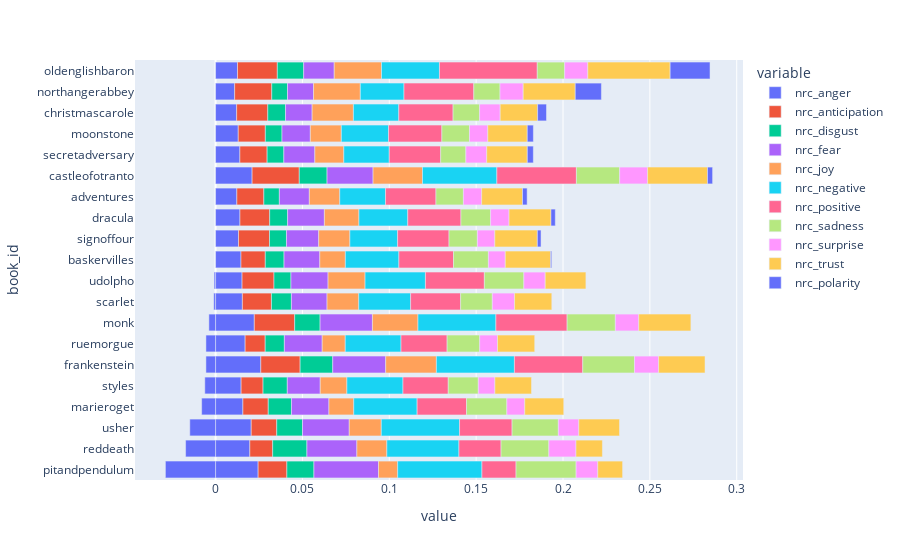

Here is the notebook cell this chart was saved with:
### Code cell
px.bar(book_sent.DOC.sents[nrc_cols].reset_index().sort_values('nrc_polarity'), nrc_cols, 'book_id', orientation='h', height=1000)

### Figure 1 — Plotly figure (JSON) as saved in the notebook; plotly's stock layout.template omitted (floating-point values rounded to 4 significant figures)
{"data": [{"alignmentgroup": "True", "hovertemplate": "variable=nrc_anger<br>value=%{x}<br>book_id=%{y}<extra></extra>", "legendgroup": "nrc_anger", "marker": {"color": "#636efa", "pattern": {"shape": ""}}, "name": "nrc_anger", "offsetgroup": "nrc_anger", "orientation": "h", "showlegend": true, "textposition": "auto", "type": "bar", "x": [0.0245, 0.01972, 0.02052, 0.01573, 0.01471, 0.02605, 0.01702, 0.0223, 0.01543, 0.01525, 0.01463, 0.0132, 0.01404, 0.01226, 0.02103, 0.014, 0.01306, 0.01214, 0.01098, 0.01263], "xaxis": "x", "y": ["pitandpendulum", "reddeath", "usher", "marieroget", "styles", "frankenstein", "ruemorgue", "monk", "scarlet", "udolpho", "baskervilles", "signoffour", "dracula", "adventures", "castleofotranto", "secretadversary", "moonstone", "christmascarole", "northangerabbey", "oldenglishbaron"], "yaxis": "y"}, {"alignmentgroup": "True", "hovertemplate": "variable=nrc_anticipation<br>value=%{x}<br>book_id=%{y}<extra></extra>", "legendgroup": "nrc_anticipation", "marker": {"color": "#EF553B", "pattern": {"shape": ""}}, "name": "nrc_anticipation", "offsetgroup": "nrc_anticipation", "orientation": "h", "showlegend": true, "textposition": "auto", "type": "bar", "x": [0.01655, 0.01315, 0.0147, 0.0146, 0.01262, 0.02263, 0.01154, 0.02323, 0.01673, 0.01838, 0.01399, 0.01786, 0.01711, 0.01554, 0.02715, 0.01568, 0.01558, 0.01792, 0.02137, 0.02292], "xaxis": "x", "y": ["pitandpendulum", "reddeath", "usher", "marieroget", "styles", "frankenstein", "ruemorgue", "monk", "scarlet", "udolpho", "baskervilles", "signoffour", "dracula", "adventures", "castleofotranto", "secretadversary", "moonstone", "christmascarole", "northangerabbey", "oldenglishbaron"], "yaxis": "y"}, {"alignmentgroup": "True", "hovertemplate": "variable=nrc_disgust<br>value=%{x}<br>book_id=%{y}<extra></extra>", "legendgroup": "nrc_disgust", "marker": {"color": "#00cc96", "pattern": {"shape": ""}}, "name": "nrc_disgust", "offsetgroup": "nrc_disgust", "orientation": "h", "showlegend": true, "textposition": "auto", "type": "bar", "x": [0.01558, 0.01972, 0.01484, 0.01336, 0.01396, 0.01877, 0.01104, 0.01464, 0.0115, 0.009774, 0.0108, 0.009748, 0.01033, 0.008916, 0.016, 0.009633, 0.009588, 0.01023, 0.009049, 0.01517], "xaxis": "x", "y": ["pitandpendulum", "reddeath", "usher", "marieroget", "styles", "frankenstein", "ruemorgue", "monk", "scarlet", "udolpho", "baskervilles", "signoffour", "dracula", "adventures", "castleofotranto", "secretadversary", "moonstone", "christmascarole", "northangerabbey", "oldenglishbaron"], "yaxis": "y"}, {"alignmentgroup": "True", "hovertemplate": "variable=nrc_fear<br>value=%{x}<br>book_id=%{y}<extra></extra>", "legendgroup": "nrc_fear", "marker": {"color": "#ab63fa", "pattern": {"shape": ""}}, "name": "nrc_fear", "offsetgroup": "nrc_fear", "orientation": "h", "showlegend": true, "textposition": "auto", "type": "bar", "x": [0.03716, 0.02876, 0.0269, 0.02157, 0.01896, 0.0305, 0.02178, 0.03014, 0.02051, 0.02135, 0.02058, 0.01855, 0.02115, 0.01725, 0.02649, 0.01783, 0.01631, 0.01531, 0.01499, 0.01758], "xaxis": "x", "y": ["pitandpendulum", "reddeath", "usher", "marieroget", "styles", "frankenstein", "ruemorgue", "monk", "scarlet", "udolpho", "baskervilles", "signoffour", "dracula", "adventures", "castleofotranto", "secretadversary", "moonstone", "christmascarole", "northangerabbey", "oldenglishbaron"], "yaxis": "y"}, {"alignmentgroup": "True", "hovertemplate": "variable=nrc_joy<br>value=%{x}<br>book_id=%{y}<extra></extra>", "legendgroup": "nrc_joy", "marker": {"color": "#FFA15A", "pattern": {"shape": ""}}, "name": "nrc_joy", "offsetgroup": "nrc_joy", "orientation": "h", "showlegend": true, "textposition": "auto", "type": "bar", "x": [0.01103, 0.01726, 0.01844, 0.0143, 0.01536, 0.02918, 0.01327, 0.0262, 0.01826, 0.0213, 0.01471, 0.01796, 0.0199, 0.01753, 0.02845, 0.01668, 0.01785, 0.02376, 0.02694, 0.02722], "xaxis": "x", "y": ["pitandpendulum", "reddeath", "usher", "marieroget", "styles", "frankenstein", "ruemorgue", "monk", "scarlet", "udolpho", "baskervilles", "signoffour", "dracula", "adventures", "castleofotranto", "secretadversary", "moonstone", "christmascarole", "northangerabbey", "oldenglishbaron"], "yaxis": "y"}, {"alignmentgroup": "True", "hovertemplate": "variable=nrc_negative<br>value=%{x}<br>book_id=%{y}<extra></extra>", "legendgroup": "nrc_negative", "marker": {"color": "#19d3f3", "pattern": {"shape": ""}}, "name": "nrc_negative", "offsetgroup": "nrc_negative", "orientation": "h", "showlegend": true, "textposition": "auto", "type": "bar", "x": [0.04852, 0.0415, 0.04506, 0.03647, 0.03227, 0.04491, 0.0321, 0.04486, 0.02984, 0.03476, 0.03082, 0.02748, 0.02811, 0.02635, 0.04283, 0.02615, 0.02718, 0.02613, 0.02514, 0.03335], "xaxis": "x", "y": ["pitandpendulum", "reddeath", "usher", "marieroget", "styles", "frankenstein", "ruemorgue", "monk", "scarlet", "udolpho", "baskervilles", "signoffour", "dracula", "adventures", "castleofotranto", "secretadversary", "moonstone", "christmascarole", "northangerabbey", "oldenglishbaron"], "yaxis": "y"}, {"alignmentgroup": "True", "hovertemplate": "variable=nrc_positive<br>value=%{x}<br>book_id=%{y}<extra></extra>", "legendgroup": "nrc_positive", "marker": {"color": "#FF6692", "pattern": {"shape": ""}}, "name": "nrc_positive", "offsetgroup": "nrc_positive", "orientation": "h", "showlegend": true, "textposition": "auto", "type": "bar", "x": [0.01963, 0.02424, 0.03023, 0.02845, 0.02607, 0.03935, 0.02654, 0.04101, 0.0288, 0.03392, 0.03143, 0.02959, 0.03061, 0.02902, 0.04577, 0.02962, 0.0307, 0.03124, 0.04019, 0.05631], "xaxis": "x", "y": ["pitandpendulum", "reddeath", "usher", "marieroget", "styles", "frankenstein", "ruemorgue", "monk", "scarlet", "udolpho", "baskervilles", "signoffour", "dracula", "adventures", "castleofotranto", "secretadversary", "moonstone", "christmascarole", "northangerabbey", "oldenglishbaron"], "yaxis": "y"}, {"alignmentgroup": "True", "hovertemplate": "variable=nrc_sadness<br>value=%{x}<br>book_id=%{y}<extra></extra>", "legendgroup": "nrc_sadness", "marker": {"color": "#B6E880", "pattern": {"shape": ""}}, "name": "nrc_sadness", "offsetgroup": "nrc_sadness", "orientation": "h", "showlegend": true, "textposition": "auto", "type": "bar", "x": [0.03456, 0.02753, 0.02662, 0.02321, 0.0173, 0.02978, 0.01875, 0.02774, 0.01823, 0.02273, 0.02009, 0.01632, 0.01707, 0.0158, 0.0249, 0.01448, 0.01588, 0.01527, 0.01507, 0.01576], "xaxis": "x", "y": ["pitandpendulum", "reddeath", "usher", "marieroget", "styles", "frankenstein", "ruemorgue", "monk", "scarlet", "udolpho", "baskervilles", "signoffour", "dracula", "adventures", "castleofotranto", "secretadversary", "moonstone", "christmascarole", "northangerabbey", "oldenglishbaron"], "yaxis": "y"}, {"alignmentgroup": "True", "hovertemplate": "variable=nrc_surprise<br>value=%{x}<br>book_id=%{y}<extra></extra>", "legendgroup": "nrc_surprise", "marker": {"color": "#FF97FF", "pattern": {"shape": ""}}, "name": "nrc_surprise", "offsetgroup": "nrc_surprise", "orientation": "h", "showlegend": true, "textposition": "auto", "type": "bar", "x": [0.01249, 0.01561, 0.01179, 0.01029, 0.00956, 0.0139, 0.01024, 0.0135, 0.01279, 0.0123, 0.009719, 0.01005, 0.01062, 0.01052, 0.01608, 0.01202, 0.01056, 0.01186, 0.01337, 0.01333], "xaxis": "x", "y": ["pitandpendulum", "reddeath", "usher", "marieroget", "styles", "frankenstein", "ruemorgue", "monk", "scarlet", "udolpho", "baskervilles", "signoffour", "dracula", "adventures", "castleofotranto", "secretadversary", "moonstone", "christmascarole", "northangerabbey", "oldenglishbaron"], "yaxis": "y"}, {"alignmentgroup": "True", "hovertemplate": "variable=nrc_trust<br>value=%{x}<br>book_id=%{y}<extra></extra>", "legendgroup": "nrc_trust", "marker": {"color": "#FECB52", "pattern": {"shape": ""}}, "name": "nrc_trust", "offsetgroup": "nrc_trust", "orientation": "h", "showlegend": true, "textposition": "auto", "type": "bar", "x": [0.01428, 0.0152, 0.02343, 0.02246, 0.02106, 0.0267, 0.02142, 0.03, 0.02144, 0.02342, 0.0261, 0.02449, 0.02414, 0.0235, 0.03449, 0.02337, 0.02271, 0.02153, 0.02996, 0.04739], "xaxis": "x", "y": ["pitandpendulum", "reddeath", "usher", "marieroget", "styles", "frankenstein", "ruemorgue", "monk", "scarlet", "udolpho", "baskervilles", "signoffour", "dracula", "adventures", "castleofotranto", "secretadversary", "moonstone", "christmascarole", "northangerabbey", "oldenglishbaron"], "yaxis": "y"}, {"alignmentgroup": "True", "hovertemplate": "variable=nrc_polarity<br>value=%{x}<br>book_id=%{y}<extra></extra>", "legendgroup": "nrc_polarity", "marker": {"color": "#636efa", "pattern": {"shape": ""}}, "name": "nrc_polarity", "offsetgroup": "nrc_polarity", "orientation": "h", "showlegend": true, "textposition": "auto", "type": "bar", "x": [-0.02888, -0.01726, -0.01484, -0.008015, -0.006198, -0.005564, -0.005554, -0.003853, -0.001047, -0.0008447, 0.0006054, 0.002115, 0.002499, 0.002671, 0.00294, 0.003463, 0.003517, 0.005114, 0.01506, 0.02296], "xaxis": "x", "y": ["pitandpendulum", "reddeath", "usher", "marieroget", "styles", "frankenstein", "ruemorgue", "monk", "scarlet", "udolpho", "baskervilles", "signoffour", "dracula", "adventures", "castleofotranto", "secretadversary", "moonstone", "christmascarole", "northangerabbey", "oldenglishbaron"], "yaxis": "y"}], "layout": {"autosize": true, "barmode": "relative", "legend": {"title": {"text": "variable"}, "tracegroupgap": 0}, "margin": {"t": 60}, "xaxis": {"anchor": "y", "autorange": true, "domain": [0, 1], "range": [-0.04638, 0.3036], "title": {"text": "value"}, "type": "linear"}, "yaxis": {"anchor": "x", "autorange": true, "domain": [0, 1], "range": [-0.5, 19.5], "title": {"text": "book_id"}, "type": "category"}}}
